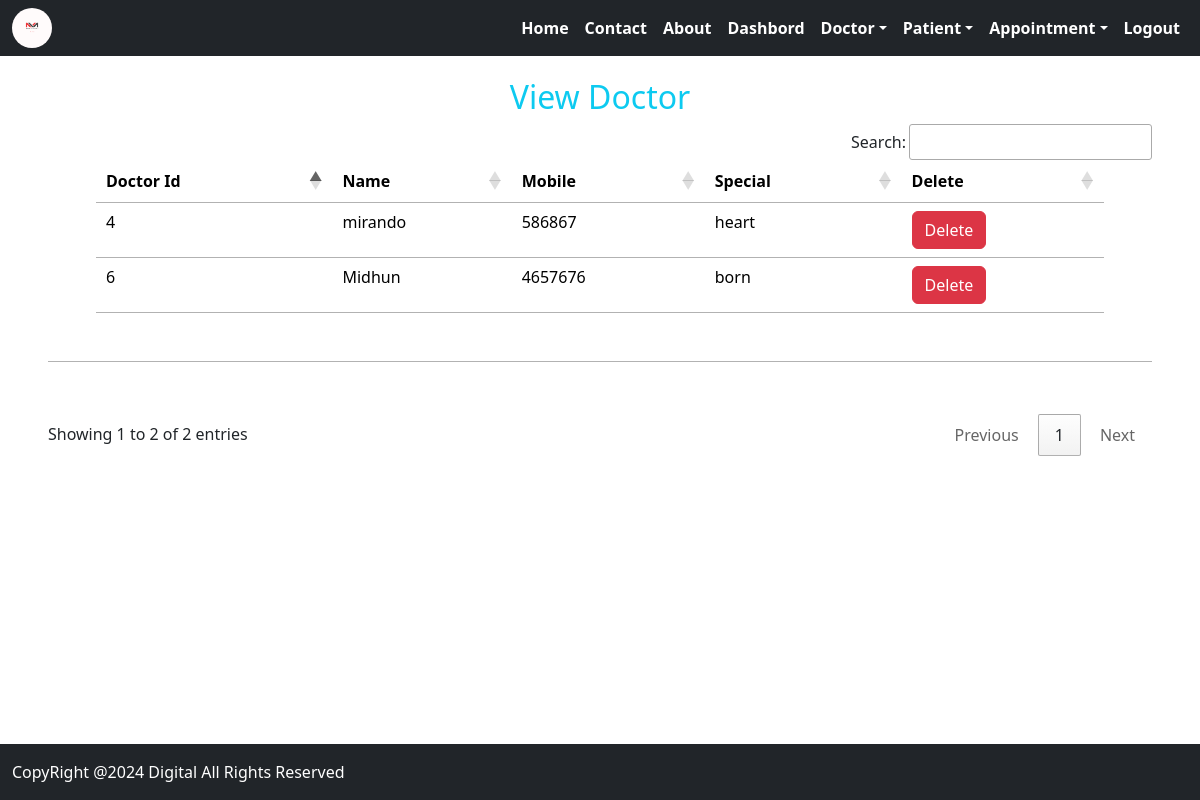
The page /viewdoc/ (signed in) on the database as committed earlier.
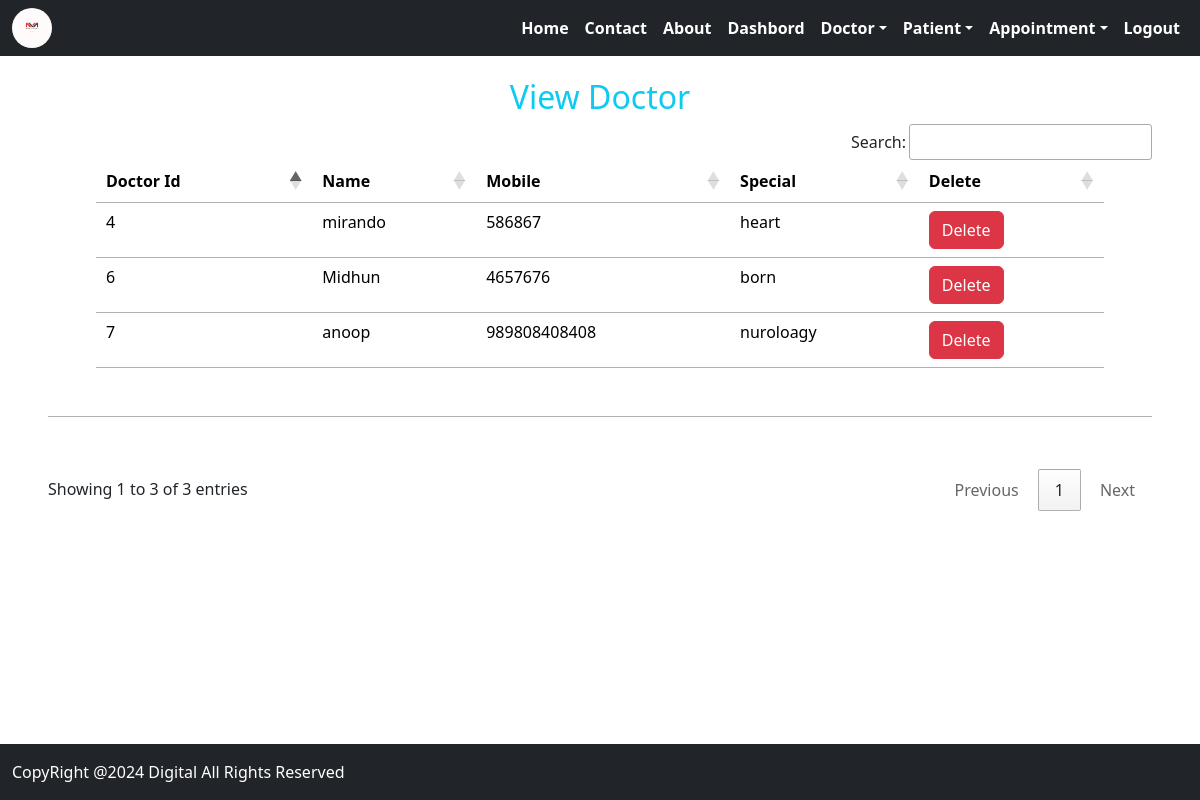
The same page on the database as committed later.
### hospital_app/models.py (models this page shows, shortened)
class doctor(models.Model):
    name = models.CharField(max_length=20)
    mobile = models.IntegerField()
    special = models.CharField(max_length=50)

### hospital_app/views.py (the view)
# urls.py: path('viewdoc/',views.view_doctor,name="viewdoc"),
def view_doctor(request):
    if not request.user.is_staff:
        return redirect('login')
    doc = doctor.objects.all()
    d = {'doc':doc}
    return render(request,'view_doc.html',d)

### hospital_app/templates/view_doc.html
{% include "base.html" %}
{% include "navigation.html" %}
{% block content %}
{% load static %}
<div class="mb-5 p-5 pt-0" style="margin-top: 54px;">
    <h2 class="text-center text-info"> View Doctor</h2>
    <table id="example" class="table mx-auto table-hover mb-5 p-5 pt-0">
        <thead>
            <tr>
                <th>Doctor Id</th>
                <th>Name</th>
                <th>Mobile</th>
                <th>Special</th>
                <th>Delete</th>
            </tr>
        </thead>
        <tbody>
            {% for i in doc %}
            <tr>
                <td>{{i.id}}</td>
                <td>{{i.name}}</td>
                <td>{{i.mobile}}</td>
                <td>{{i.special}}</td>
                <td><a href="{% url 'deletedoc' i.id %}" onclick="return confirm('are you sure to delete')"
                        class="btn btn-danger">Delete</a></td>
            </tr>
            {% endfor %}
        </tbody>
    </table>
</div>
{% endblock content %}
{% include "footer.html" %}

Rows that differ between the two databases and show on the page:
added doctor: id "7", name "anoop", mobile "989808408408", special "nuroloagy"
Other text that changed with them:
text written by a page script: "Search: Showing 1 to 2 of 2 entries Previous 1 Next" → "Search: Showing 1 to 3 of 3 entries Previous 1 Next"
